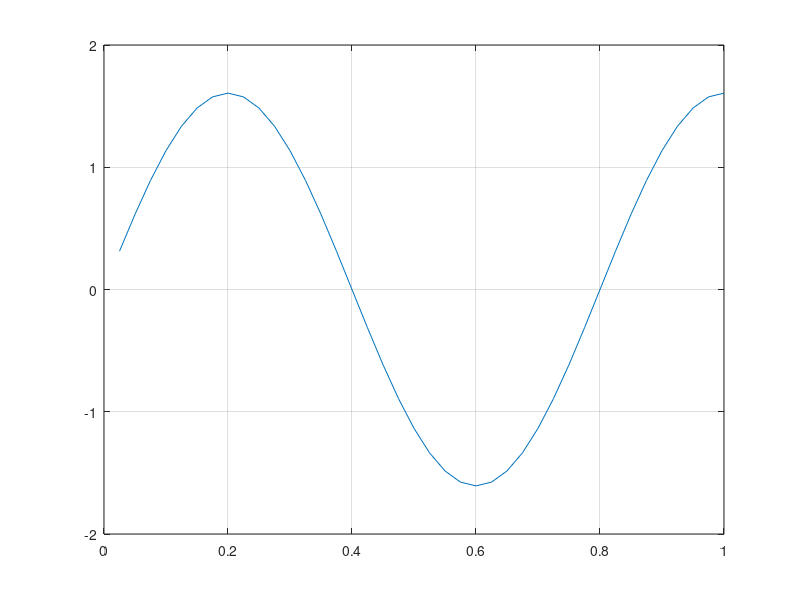

MATLAB code for this plot:
clc
clear all;
close all;

% EAu'' + lambda u = 0

% Barra livre - livre
% u'(0) = 0 u'(L) = o 

L = 1;
nel = 40;
% Tmat = [E, rho, e nu]
Tmat = [2.1e11 7800 0.3 ;
        70e9   2700 0.27];
        
% Tmat = [A, e Izz/Iyy]        
Tgeo = [(10e-3)^2 ((10e-3)^4)/12 ((10e-3)^4)/12 ;
        (5e-3)^2  ((5e-3)^4)/12  ((5e-3)^4)/12];

nnos = nel+1;
h = L/nel;
coord = [0:h:L];
% Inci = [nTmat nTgeo no1 no2]
inci = [ones(nel, 1) ones(nel, 1) [1:nnos-1]' [2:nnos]'];

ke = zeros(2,2);
me = zeros(2,2);
K = zeros(nnos, nnos);
M = zeros(nnos, nnos);

for i=1:nel
    no1 =inci(i,3);
    no2 = inci(i,4);
    x1 = coord(no1);
    x2 = coord(no2);
    h = x2-x1;
    E = Tmat(inci(i,1),1);
    rho = Tmat(inci(i,1),2);
    A = Tgeo(inci(i,2),1);
    loc = [no1 no2];
    
    ke = (E*A/h)*[1 -1 
                  -1 1];
                  
    me = (rho*A*h/6)*[2 1 
                      1 2];
                      
    K(loc,loc)=K(loc,loc)+ke;
    M(loc,loc)=M(loc,loc)+me;
end

freedofs = [2:nnos];

% Cálculo dos autovalores
[V,D] = eig(K(freedofs, freedofs),M(freedofs, freedofs));

omeg = sqrt(diag(D));

plot(coord(2:nnos),V(:,3)); grid on;